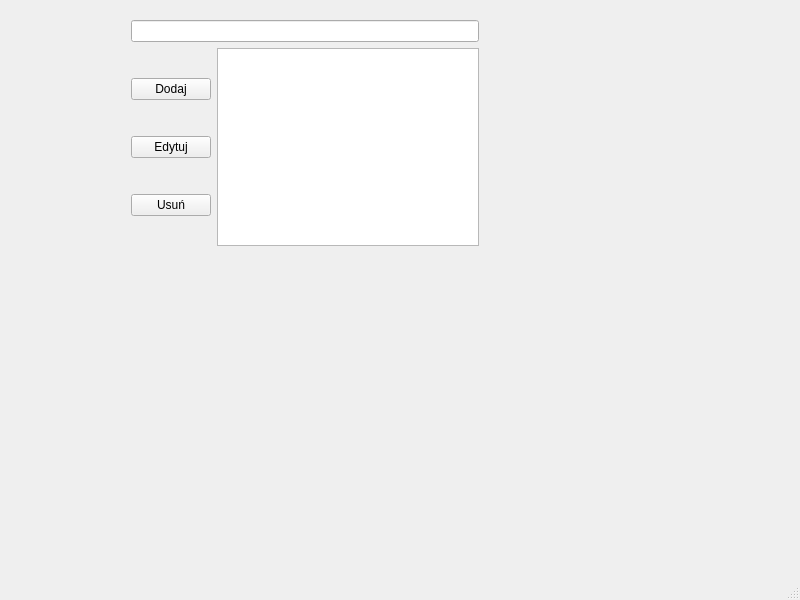
<?xml version="1.0" encoding="UTF-8"?>
<ui version="4.0">
 <class>MainWindow</class>
 <widget class="QMainWindow" name="MainWindow">
  <property name="geometry">
   <rect>
    <x>0</x>
    <y>0</y>
    <width>800</width>
    <height>600</height>
   </rect>
  </property>
  <property name="windowTitle">
   <string>MainWindow</string>
  </property>
  <widget class="QWidget" name="centralwidget">
   <widget class="QWidget" name="layoutWidget">
    <property name="geometry">
     <rect>
      <x>131</x>
      <y>20</y>
      <width>348</width>
      <height>226</height>
     </rect>
    </property>
    <layout class="QVBoxLayout" name="verticalLayout_2">
     <item>
      <widget class="QLineEdit" name="filterLineEdit"/>
     </item>
     <item>
      <layout class="QHBoxLayout" name="horizontalLayout">
       <item>
        <layout class="QVBoxLayout" name="verticalLayout">
         <item>
          <widget class="QPushButton" name="addButton">
           <property name="text">
            <string>Dodaj</string>
           </property>
          </widget>
         </item>
         <item>
          <widget class="QPushButton" name="editButton">
           <property name="text">
            <string>Edytuj</string>
           </property>
          </widget>
         </item>
         <item>
          <widget class="QPushButton" name="deleteButton">
           <property name="text">
            <string>Usuń</string>
           </property>
          </widget>
         </item>
        </layout>
       </item>
       <item>
        <widget class="QTableView" name="partsTableView"/>
       </item>
      </layout>
     </item>
    </layout>
   </widget>
  </widget>
  <widget class="QMenuBar" name="menubar">
   <property name="geometry">
    <rect>
     <x>0</x>
     <y>0</y>
     <width>800</width>
     <height>21</height>
    </rect>
   </property>
  </widget>
  <widget class="QStatusBar" name="statusbar"/>
 </widget>
 <resources/>
 <connections/>
</ui>
